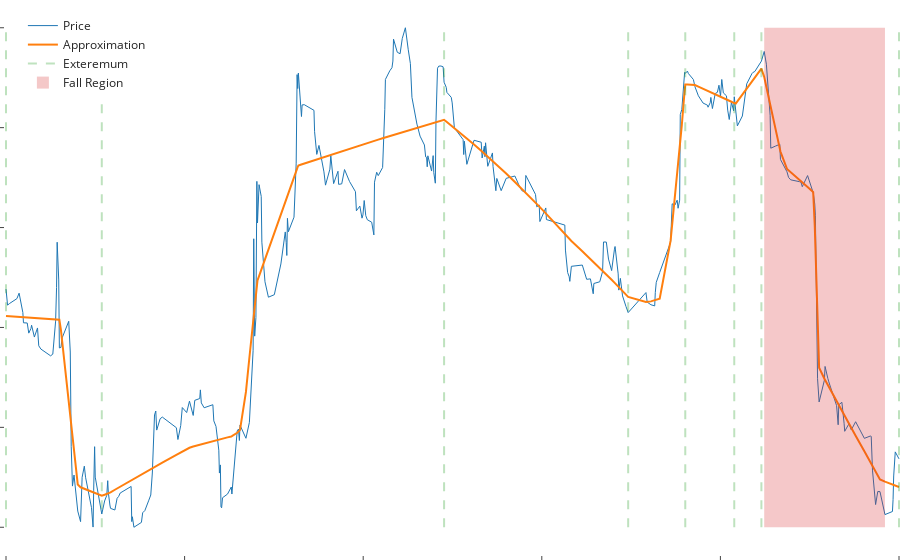

Notebook code for this chart:
### Code cell
# preds - model forward, Y, extremums, mini, maxi
Xnplot = Xn.view(-1).numpy()
Ynplot = Yn.view(-1).numpy()

import plotly.graph_objects as go
from datetime import datetime

def timestamps_to_dates(timestamps: torch.tensor):
    """
    Convert a tensor of timestamps to a tensor of date strings.
    """
    format = "%d-%m-%Y %H:%M:%S"
    date_strings = [datetime.fromtimestamp(ts.item()).strftime(format) for ts in timestamps]
    return date_strings

dates = timestamps_to_dates(X.view(-1))

fig = go.Figure()

fig.add_trace(go.Scatter(
    x=Xnplot, 
    y=Ynplot, 
    mode='lines', 
    name='Price', 
    line=dict(width=1, color='#1f77b4'),
    text=dates, 
    customdata=Y.view(-1).numpy(),
    hovertemplate="%{text}<br>%{customdata:.14f}$<extra></extra>"
    ))

fig.add_trace(go.Scatter(
    x=Xnplot, 
    y=preds.detach().view(-1).numpy(), 
    mode='lines', 
    name='Approximation',
    line=dict(width=2, color='#ff7f0e'),
    hoverinfo='none'
    ))

for i in extremums:
    x_value = Xnplot[i]
    fig.add_shape(
        type='line',
        x0=x_value, x1=x_value,
        y0=min(Ynplot), y1=max(Ynplot),
        line=dict(color='#2ca02c', width=2, dash="dash"),
        name="Exteremum",
        showlegend=(True if i == 0 else False)
    )

fig.add_shape(
    type='rect',
    x0=Xnplot[mini.item()],
    x1=Xnplot[maxi.item()],
    y0=min(Ynplot),
    y1=max(Ynplot),
    fillcolor='#d62728',
    opacity=0.25,
    line_width=0,
    showlegend=True,
    name="Fall Region"
)

fig.update_layout(
    margin=dict(l=0, r=0, t=0, b=0),
    template='simple_white',
    legend=dict(
        x=0.02,
        y=0.98,
        xanchor="left",
        yanchor="top",
    ),
    xaxis=dict(
        showline=False,
        zeroline=False, 
        showticklabels=False
    ),
    yaxis=dict(
        showgrid=True, 
        gridcolor="rgba(211, 211, 211, 0.4)",
        gridwidth=0.05, 
        showline=False,
        zeroline=False,
        showticklabels=False
    )
)

### Figure 1 — Plotly figure (JSON) as saved in the notebook; plotly's stock layout.template omitted (floating-point values rounded to 4 significant figures; data arrays with more than 128 entries replaced by an {"elided": "..."} marker saying what was removed)
{"data": [{"customdata": {"elided": "350 float values"}, "hovertemplate": "%{text}<br>%{customdata:.14f}$<extra></extra>", "line": {"color": "#1f77b4", "width": 1}, "mode": "lines", "name": "Price", "text": {"elided": "350 str values"}, "type": "scatter", "x": {"elided": "350 float values"}, "y": {"elided": "350 float values"}}, {"hoverinfo": "none", "line": {"color": "#ff7f0e", "width": 2}, "mode": "lines", "name": "Approximation", "type": "scatter", "x": {"elided": "350 float values"}, "y": {"elided": "350 float values"}}], "layout": {"legend": {"x": 0.02, "xanchor": "left", "y": 0.98, "yanchor": "top"}, "margin": {"b": 0, "l": 0, "r": 0, "t": 0}, "shapes": [{"line": {"color": "#2ca02c", "dash": "dash", "width": 2}, "name": "Exteremum", "showlegend": true, "type": "line", "x0": 0, "x1": 0, "y0": 0, "y1": 1}, {"line": {"color": "#2ca02c", "dash": "dash", "width": 2}, "name": "Exteremum", "showlegend": false, "type": "line", "x0": 0.1073, "x1": 0.1073, "y0": 0, "y1": 1}, {"line": {"color": "#2ca02c", "dash": "dash", "width": 2}, "name": "Exteremum", "showlegend": false, "type": "line", "x0": 0.4906, "x1": 0.4906, "y0": 0, "y1": 1}, {"line": {"color": "#2ca02c", "dash": "dash", "width": 2}, "name": "Exteremum", "showlegend": false, "type": "line", "x0": 0.6967, "x1": 0.6967, "y0": 0, "y1": 1}, {"line": {"color": "#2ca02c", "dash": "dash", "width": 2}, "name": "Exteremum", "showlegend": false, "type": "line", "x0": 0.7607, "x1": 0.7607, "y0": 0, "y1": 1}, {"line": {"color": "#2ca02c", "dash": "dash", "width": 2}, "name": "Exteremum", "showlegend": false, "type": "line", "x0": 0.8155, "x1": 0.8155, "y0": 0, "y1": 1}, {"line": {"color": "#2ca02c", "dash": "dash", "width": 2}, "name": "Exteremum", "showlegend": false, "type": "line", "x0": 0.8459, "x1": 0.8459, "y0": 0, "y1": 1}, {"line": {"color": "#2ca02c", "dash": "dash", "width": 2}, "name": "Exteremum", "showlegend": false, "type": "line", "x0": 1, "x1": 1, "y0": 0, "y1": 1}, {"fillcolor": "#d62728", "line": {"width": 0}, "name": "Fall Region", "opacity": 0.25, "showlegend": true, "type": "rect", "x0": 0.9843, "x1": 0.8491, "y0": 0, "y1": 1}], "xaxis": {"showline": false, "showticklabels": false, "zeroline": false}, "yaxis": {"gridcolor": "rgba(211, 211, 211, 0.4)", "gridwidth": 0.05, "showgrid": true, "showline": false, "showticklabels": false, "zeroline": false}}}
